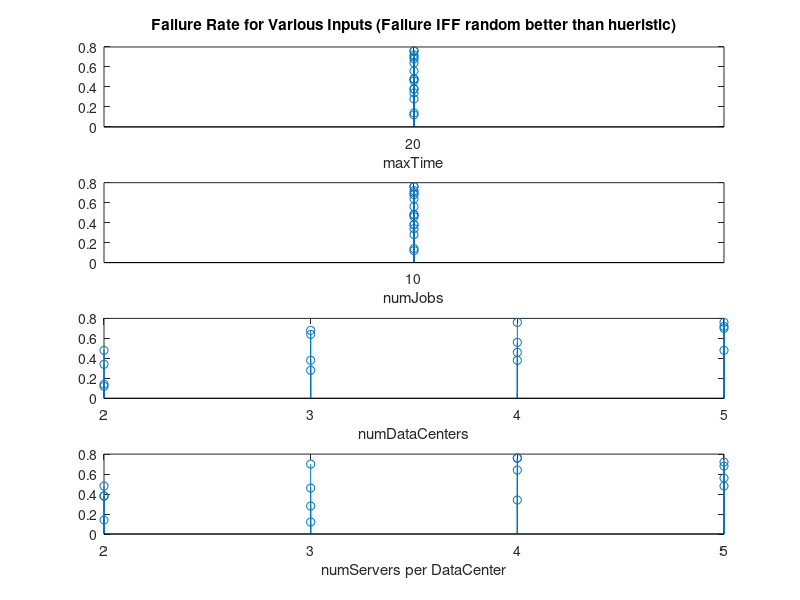
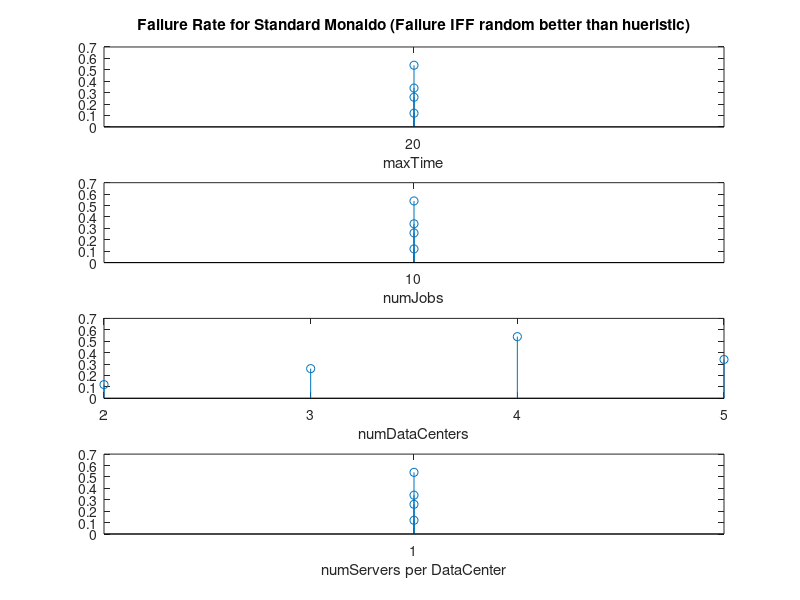

Recreate these plots in MATLAB, in order.
%% load Data
load('experiment3.mat');

%% All
mod = (Inputs(:,4) ~= 1);
figure

subplot(4,1,1);
stem(Inputs(mod,1), Outputs(mod, 1));
title('Failure Rate for Various Inputs (Failure IFF random better than hueristic)');
xlabel('maxTime');
set(gca, 'XTick', unique(Inputs(:,1)));

subplot(4,1,2);
stem(Inputs(mod,2), Outputs(mod, 1));
xlabel('numJobs');
set(gca, 'XTick', unique(Inputs(:,2)));

subplot(4,1,3);
stem(Inputs(mod,3), Outputs(mod, 1));
xlabel('numDataCenters');
set(gca, 'XTick', unique(Inputs(:,3)));

subplot(4,1,4);
stem(Inputs(mod,4), Outputs(mod, 1));
xlabel('numServers per DataCenter');
set(gca, 'XTick', unique(Inputs(:,4)));

%% Standard Monaldo
std = (Inputs(:,4) == 1);

figure

subplot(4,1,1);
stem(Inputs(std,1), Outputs(std, 1));
title('Failure Rate for Standard Monaldo (Failure IFF random better than hueristic)');
xlabel('maxTime');
set(gca, 'XTick', unique(Inputs(:,1)));

subplot(4,1,2);
stem(Inputs(std,2), Outputs(std, 1));
xlabel('numJobs');
set(gca, 'XTick', unique(Inputs(:,2)));

subplot(4,1,3);
stem(Inputs(std,3), Outputs(std, 1));
xlabel('numDataCenters');
set(gca, 'XTick', unique(Inputs(:,3)));

subplot(4,1,4);
stem(Inputs(std,4), Outputs(std, 1));
xlabel('numServers per DataCenter');
set(gca, 'XTick', unique(Inputs(:,4)));
